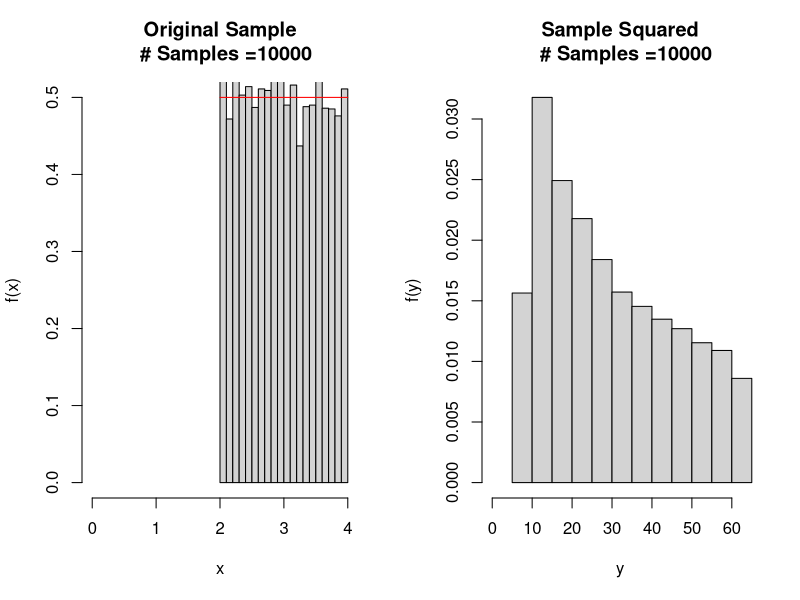
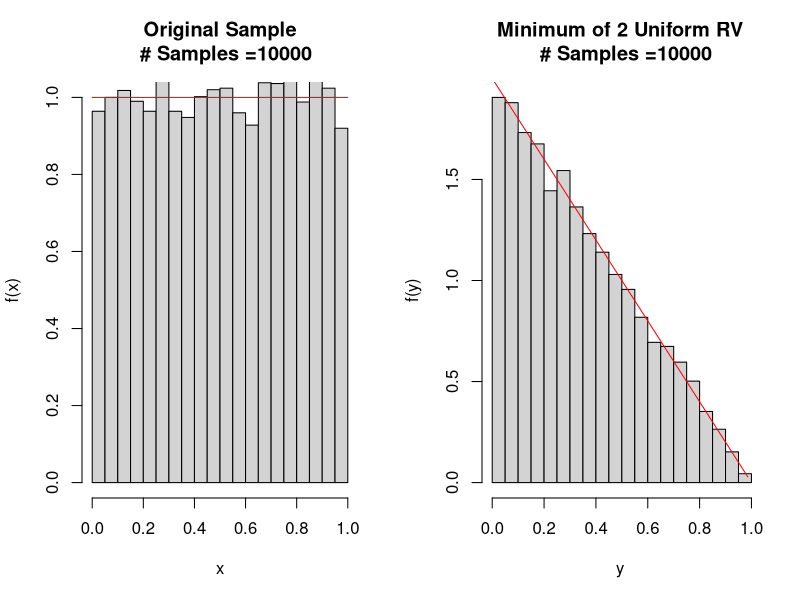

Reproduce these figures in R, in order.
#Generate Functions of Random Variables 

#Goal: Sample random variables, take functions of them and show
#      that the results match our calculations.

#########################################
# Part 1: Square a Uniform Distribution #
#########################################

#Determine the Number of Samples we will take.
NumSamples  = 10000

#What is the minimum and maximum range of our Uniform Distribution
MinValue = 2
MaxValue = 4 #<- Change: Copy Line 74

###################################################
# Sample a Uniformly Distributed Random Variables #
###################################################

sample1=runif(NumSamples,MinValue,MaxValue)

########################################
# Create PDF for Original Distribution #
########################################

numXCoords  = 20;
xRangeOrig  = seq(MinValue,MaxValue,length.out=numXCoords);
pdfOriginal = rep(1/2,numXCoords); #<- Change: Copy Line 90 Here.

###############################################################
# Change: Transform Samples and Calculate New Theoretical PDF #
###############################################################

#(1) Transform your samples
transformedSample = sample1^3; #<- Change this line

#(2) What is the PDF of your sample (as a function of x)
xRangeTransformed = seq(min(transformedSample),max(transformedSample),length.out=numXCoords);
pdfTransformed    = 2/3*xRangeTransformed^(-2/3)  #<- Change this line
  
####################################################
# Generate Histograms of our Sample and its Square #
####################################################

par(mfrow=c(1,2))    # set the plotting area into a 1*2 array

#Histogram of the Original Sample
plotTitle = paste("Original Sample\n \ # Samples =" , NumSamples,sep = "");
hist(sample1,probability= TRUE,
     xlab="x", ylab="f(x)",
     main=plotTitle,     
     xlim=c(0,max(xRangeOrig)),ylim=c(0,max(pdfOriginal)))
#Add the true original PDF
lines(xRangeOrig, pdfOriginal,col='red')

#Generate a Histogram of the Squares of the Samples 
plotTitle = paste("Sample Squared\n \ # Samples =" , NumSamples,sep = "");
hist(transformedSample,probability=TRUE,
     xlab="y", ylab="f(y)",
     main=plotTitle,xlim=c(0,max(xRangeTransformed)))
#Add the transformed PDF
lines(xRangeTransformed, pdfTransformed,col='red')

##########################################################
# Part 2: Maximum of Two Different Uniform Distributions #
##########################################################

#Determine the Number of Samples we will take.
NumSamples  = 10000

#What is the minimum and maximum range of our Uniform Distribution
MinValue = 0
MaxValue = 1 

###################################################
# Sample a Uniformly Distributed Random Variables #
###################################################

sample1=runif(NumSamples,MinValue,MaxValue)
sample2=runif(NumSamples,MinValue,MaxValue)  
#<- Change this line

########################################
# Create PDF for Original Distribution #
########################################

numXCoords  = 10;
xRange      = seq(MinValue,MaxValue,length.out=numXCoords);
pdfOriginal = rep(1/1,numXCoords); 

###############################################################
# Change: Transform Samples and Calculate New Theoretical PDF #
###############################################################

#(1) Transform your samples (note there is also a pmax to take the max)
sampleExtreme = pmin(sample1,sample2) #<- Change this line

#(2) What is the PDF of your sample (you need to calculate)
xRangeExtreme = seq(min(sampleExtreme),max(sampleExtreme),length.out=numXCoords);
pdfExtreme     = 2*(1-xRangeExtreme) #<- Change this line 

####################################################
# Generate Histograms of our Sample and its Square #
####################################################

par(mfrow=c(1,2))    # set the plotting area into a 1*2 array

#Histogram of the Original Sample
plotTitle = paste("Original Sample\n \ # Samples =" , NumSamples,sep = "");
hist(sample1,probability= TRUE,
     xlab="x", ylab="f(x)",
     main=plotTitle,
     xlim=c(0,max(sample1)),ylim=c(0,max(pdfOriginal)))
#Add the True PDF
lines(xRange,pdfOriginal,col='red')

#Generate a Histogram of the Squares of the Samples
plotTitle = paste("Minimum of 2 Uniform RV\n \ # Samples =" , NumSamples,sep = "");
hist(sampleExtreme,probability=TRUE,
     xlab="y", ylab="f(y)",
     main=plotTitle,
     xlim=c(0,max(xRangeExtreme)))
#Add your Calculated PDF
lines(xRangeExtreme, pdfExtreme,col='red')



